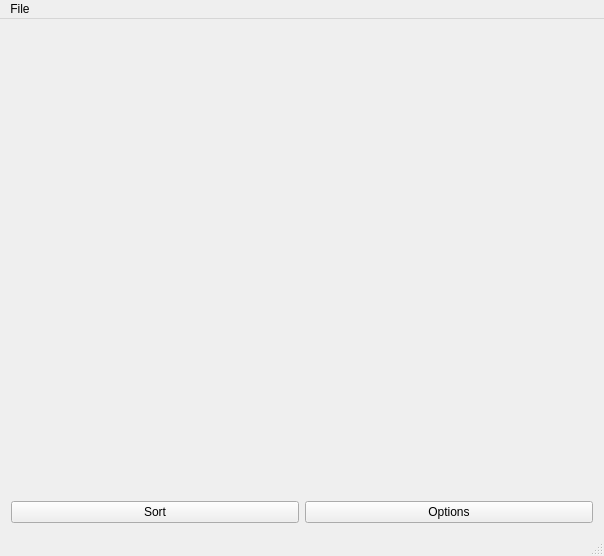
<?xml version="1.0" encoding="UTF-8"?>
<ui version="4.0">
 <class>MainWindow</class>
 <widget class="QMainWindow" name="MainWindow">
  <property name="geometry">
   <rect>
    <x>0</x>
    <y>0</y>
    <width>604</width>
    <height>556</height>
   </rect>
  </property>
  <property name="windowTitle">
   <string>MainWindow</string>
  </property>
  <widget class="QWidget" name="centralWidget">
   <layout class="QGridLayout" name="gridLayout">
    <item row="0" column="0" colspan="2">
     <widget class="ImageLabel" name="imageLabel">
      <property name="sizePolicy">
       <sizepolicy hsizetype="Ignored" vsizetype="Ignored">
        <horstretch>0</horstretch>
        <verstretch>0</verstretch>
       </sizepolicy>
      </property>
      <property name="text">
       <string/>
      </property>
      <property name="alignment">
       <set>Qt::AlignCenter</set>
      </property>
     </widget>
    </item>
    <item row="2" column="0">
     <widget class="QPushButton" name="sortButton">
      <property name="text">
       <string>Sort</string>
      </property>
     </widget>
    </item>
    <item row="2" column="1">
     <widget class="QPushButton" name="optionsButton">
      <property name="text">
       <string>Options</string>
      </property>
     </widget>
    </item>
   </layout>
  </widget>
  <widget class="QMenuBar" name="menuBar">
   <property name="geometry">
    <rect>
     <x>0</x>
     <y>0</y>
     <width>604</width>
     <height>21</height>
    </rect>
   </property>
   <widget class="QMenu" name="menuFile">
    <property name="title">
     <string>File</string>
    </property>
    <addaction name="actionOpen"/>
    <addaction name="actionSave"/>
    <addaction name="actionSave_as"/>
    <addaction name="actionReset"/>
   </widget>
   <addaction name="menuFile"/>
  </widget>
  <widget class="QStatusBar" name="statusBar"/>
  <action name="actionOpen">
   <property name="icon">
    <iconset resource="res/images.qrc">
     <normaloff>:/icons/open_icon.png</normaloff>:/icons/open_icon.png</iconset>
   </property>
   <property name="text">
    <string>Open</string>
   </property>
   <property name="shortcut">
    <string>Ctrl+O</string>
   </property>
  </action>
  <action name="actionSave">
   <property name="icon">
    <iconset resource="res/images.qrc">
     <normaloff>:/icons/save_icon.png</normaloff>:/icons/save_icon.png</iconset>
   </property>
   <property name="text">
    <string>Save</string>
   </property>
   <property name="shortcut">
    <string>Ctrl+S</string>
   </property>
  </action>
  <action name="actionSave_as">
   <property name="icon">
    <iconset resource="res/images.qrc">
     <normaloff>:/icons/save_as_icon.png</normaloff>:/icons/save_as_icon.png</iconset>
   </property>
   <property name="text">
    <string>Save as...</string>
   </property>
   <property name="shortcut">
    <string>Ctrl+Shift+S</string>
   </property>
  </action>
  <action name="actionReset">
   <property name="icon">
    <iconset resource="res/images.qrc">
     <normaloff>:/icons/reset_icon.png</normaloff>:/icons/reset_icon.png</iconset>
   </property>
   <property name="text">
    <string>Reset</string>
   </property>
   <property name="shortcut">
    <string>Ctrl+R</string>
   </property>
  </action>
 </widget>
 <layoutdefault spacing="6" margin="11"/>
 <customwidgets>
  <customwidget>
   <class>ImageLabel</class>
   <extends>QLabel</extends>
   <header location="global">imagelabel.h</header>
  </customwidget>
 </customwidgets>
 <resources>
  <include location="res/images.qrc"/>
 </resources>
 <connections/>
</ui>
